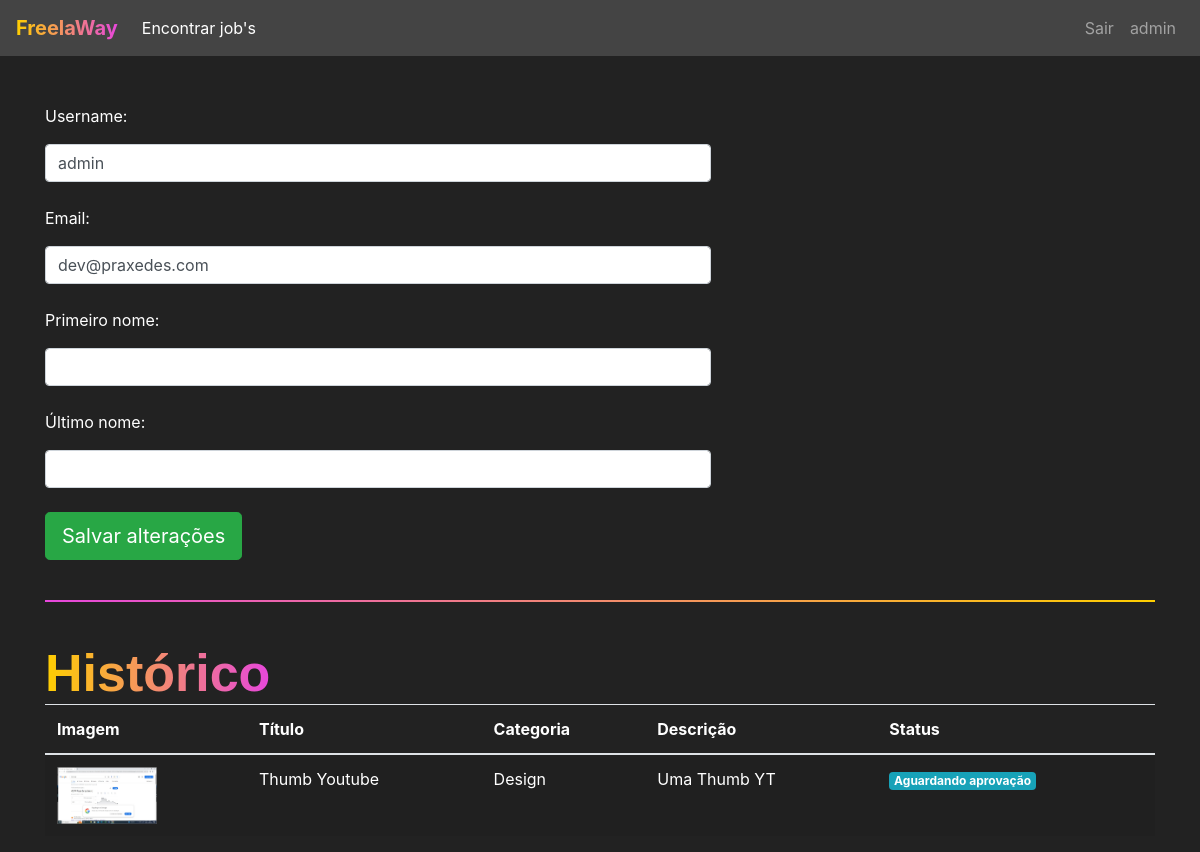
Before: /jobs/perfil/ (signed in) with the older database file.
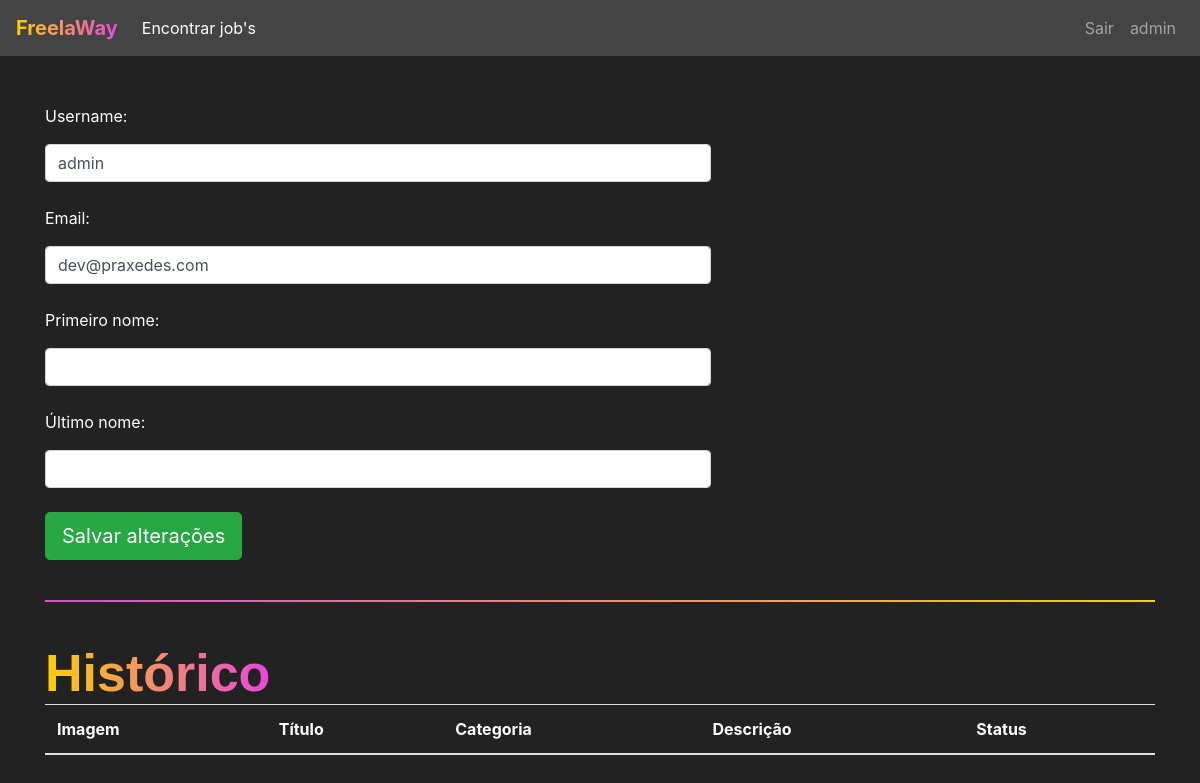
After: the same page with the newer database file.
### jobs/models.py (models this page shows, shortened)
class Jobs(models.Model):
    categoria_choices = (('D', 'Design'),
    ('EV', 'Edição de Vídeo'))
    status_choices = (('C', 'Em criação'),
    ('AA', 'Aguardando aprovação'),
    ('F', 'Finalizado'))
    titulo = models.CharField(max_length=200)
    descricao = models.TextField()
    categoria = models.CharField(max_length=2, choices=categoria_choices, default="D")
    prazo_entrega = models.DateTimeField()
    preco = models.FloatField()
    referencias = models.ManyToManyField(Referencias)
    profissional = models.ForeignKey(User, on_delete=models.DO_NOTHING, null=True, blank=True)
    reservado = models.BooleanField(default=False)
    status = models.CharField(max_length=2, choices=status_choices ,default='C')
    arquivo_final = models.FileField(null=True)

class Referencias(models.Model):
    arquivo = models.FileField(upload_to='referencias')
    def __str__(self) -> str:
        return self.arquivo.url

### jobs/views.py (the view, shortened to what this page needs)
# urls.py: path('perfil/', views.perfil, name="perfil"),
@login_required(login_url='/auth/logar/')
def perfil(request):
    if request.method == "GET":
        jobs = Jobs.objects.filter(profissional=request.user)
        return render(request, "perfil.html", {'jobs': jobs})
    elif request.method == "POST":
        username = request.POST.get('username')
        email = request.POST.get('email')
        primeiro_nome = request.POST.get('primeiro_nome')
        ultimo_nome = request.POST.get('ultimo_nome')

### jobs/templates/perfil.html (shortened to what this page needs)
{% extends 'base.html' %}
{% load static %}
{% block 'head' %}
<link rel="stylesheet" href="{% static 'jobs/css/encontrar_jobs.css' %}">
<link rel="stylesheet" href="{% static 'jobs/css/perfil.css' %}">
{% endblock %}
{% block 'body' %}
<br>
<br>
<div class="container">
    <div style="width: 60%">
        <form action="{% url 'perfil' %}" method="POST">{% csrf_token %}
            <p>Username:</p>
            <input type="text" class="form-control" value="{{user.username}}" name="username">
            <br>
            <p>Email:</p>
            <input type="email" class="form-control" value="{{user.email}}" name="email">
            <br>
            <p>Primeiro nome:</p>
            <input type="text" class="form-control" value="{{user.first_name}}" name="primeiro_nome">
            <br>
            <p>Último nome:</p>
            <input type="text" class="form-control" value="{{user.last_name}}" name="ultimo_nome">
            <br>
            <input type="submit" class="btn btn-success btn-lg" value="Salvar alterações">
        </form>
    </div>
    <br>
    <hr class="borda-degrade">
    <br>
    <h4 class="titulo">Histórico</h4>
    <table style="background-color: #222; color: white;" class="table table-striped">
        <thead>
            <tr>
                <th scope="col">Imagem</th>
                <th scope="col">Título</th>
                <th scope="col">Categoria</th>
                <th scope="col">Descrição</th>
                <th scope="col">Status</th>
            </tr>
        </thead>
        <tbody>
            {% for job in jobs %}
            <tr>
                <th scope="row"><img width="100px" src="{{job.referencias.all.0}}"></th>
                <td>{{job.titulo}}</td>
                <td>{% if job.categoria == 'D'%}
                    Design
                    {% else %}
                    Edição de vídeo
                    {% endif%}
                </td>
                <td>
                    {{job.descricao}}
                </td>
                <td>
                    {% if job.status == 'AA'%}
                    <span class="badge badge-info">Aguardando aprovação</span>
                    {% elif job.status == 'C' %}
                    <button class="badge badge-primary" data-toggle="modal" data-target="#modal-job-{{job.id}}">Em
                        criação</button>
                    {% else %}
                    <span class="badge badge-success">Finalizado</span>
                    {% endif %}
                </td>
            </tr>
            {% endfor %}
        </tbody>
    </table>
</div>
{% endblock %}

Changed rows visible on the page:
no longer on this page (row edited): Jobs: referencias.all.0 (picture), titulo "Thumb Youtube", categoria "Design", descricao "Uma Thumb YT", status "Aguardando aprovação"
